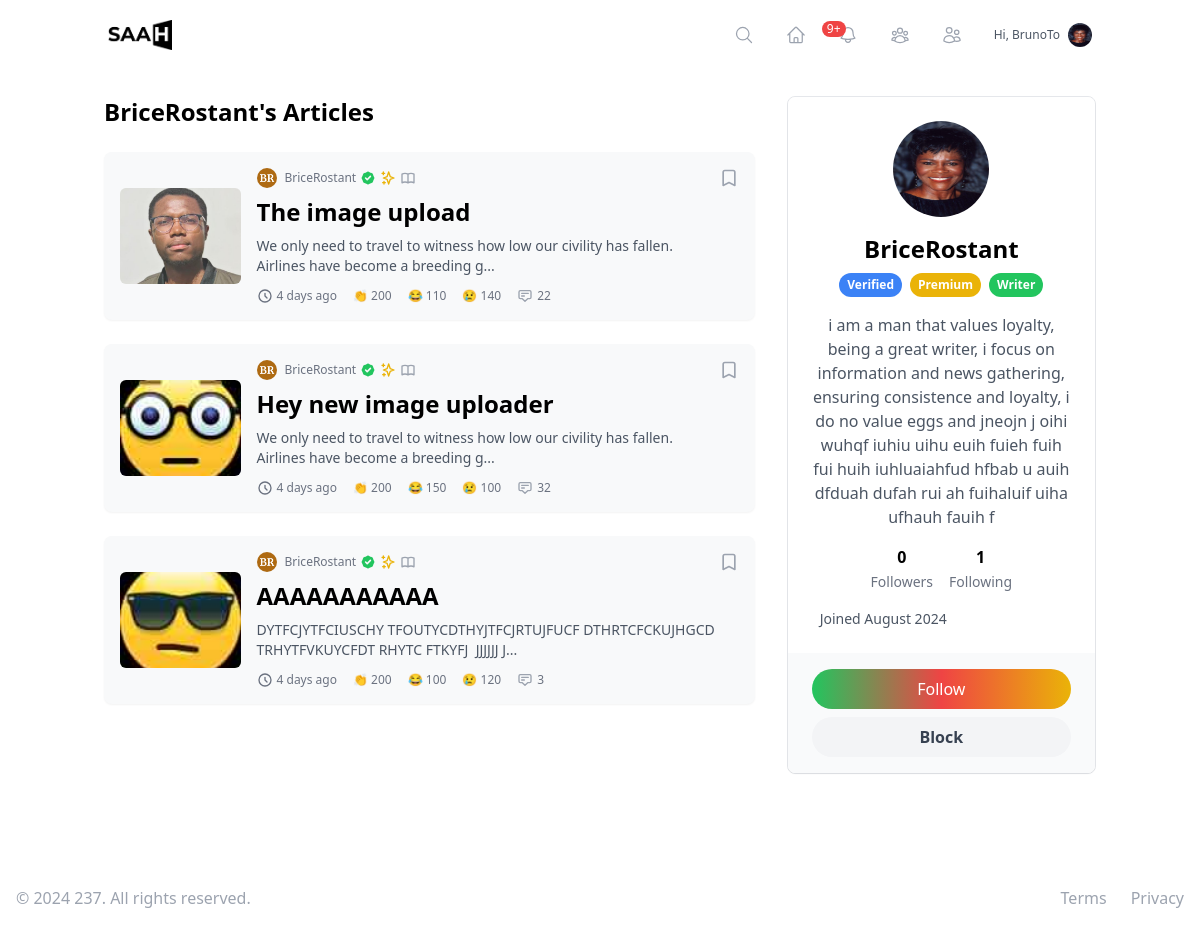
The page /users/profile/BriceRostant/ (signed in) on the database its author committed.
### users/models.py (models this page shows, shortened)
class User(AbstractUser):
    bio = models.TextField(max_length=500, blank=True)
    profile_picture = models.ImageField(upload_to='profile_pics/', blank=True, null=True)
    date_joined = models.DateTimeField(auto_now_add=True)
    location = models.CharField(max_length=100, blank=True)
    website = models.URLField(max_length=200, blank=True)
    onesignal_player_id = models.CharField(max_length=36, blank=True, null=True)
    following = models.ManyToManyField('self', symmetrical=False, related_name='followers')
    blocked_users = models.ManyToManyField('self', symmetrical=False, related_name='blocked_by')
    is_verified = models.BooleanField(default=False)
    is_premium = models.BooleanField(default=False)
    is_manual_writer = models.BooleanField(default=False)
    def get_avatar_url(self):
        return get_or_create_avatar(self)
    @property
    def is_writer(self):
        if self.is_manual_writer:
            return True
    def unread_notifications_count(self):
        return self.notifications.filter(is_read=False).count()

### articles/models.py (models this page shows, shortened)
class Article(models.Model):
    title = models.CharField(max_length=70)
    content = models.TextField()
    image = models.ImageField(upload_to='article_images/', validators=[validate_file_size], null=True, blank=True)
    thumbnail = models.ImageField(upload_to='article_thumbnails/', validators=[validate_file_size], null=True, blank=True)
    author = models.ForeignKey(settings.AUTH_USER_MODEL, on_delete=models.CASCADE)
    created_at = models.DateTimeField(auto_now_add=True)
    updated_at = models.DateTimeField(auto_now=True)
    published_at = models.DateTimeField(null=True, blank=True)
    status = models.CharField(max_length=10, choices=[('draft', 'Draft'), ('published', 'Published')], default='draft')
    language = models.CharField(max_length=2, choices=[('EN', 'English'), ('FR', 'French')])
    tags = TaggableManager()
    bookmarks = models.ManyToManyField(settings.AUTH_USER_MODEL, related_name='bookmarked_articles', blank=True)
    def reaction_count(self, reaction_type):
        return self.reactions.filter(reaction_type=reaction_type).aggregate(total=models.Sum('count'))['total'] or 0
    @property
    def clap_count(self):
        return self.reaction_count('clap')
    @property
    def sad_count(self):
        return self.reaction_count('sad')
    @property
    def laugh_count(self):
        return self.reaction_count('laugh')
    @property
    def comment_count(self):
        return self.comments.count()

### users/views.py (the view)
# urls.py: path('profile/<str:username>/', UserProfileView.as_view(), name='user_profile'),
class UserProfileView(LoginRequiredMixin, DetailView):
    model = User
    template_name = 'users/profile.html'
    context_object_name = 'user_profile'
    def get_object(self, queryset=None):
        return get_object_or_404(User, username=self.kwargs.get('username'))
    def get_context_data(self, **kwargs):
        context = super().get_context_data(**kwargs)
        if self.request.user.is_authenticated:
            context['is_following'] = self.request.user.following.filter(id=self.object.id).exists()
            context['is_blocked'] = self.request.user.blocked_users.filter(id=self.object.id).exists()
        context['articles'] = Article.objects.filter(author=self.object, status='published').order_by('-published_at')[:10]
        context['avatar_url'] = self.request.user.get_avatar_url()
        return context

### templates/users/profile.html (shortened to what this page needs)
{% extends "base.html" %}
{% load static %}
{% load article_tags %}
{% block extra_css %}
<link rel="stylesheet" href="{% static 'css/profile.css' %}">
{% endblock %}
{% block content %}
<div class="container mx-auto px-4 py-12">
    <div class="flex flex-wrap -mx-4">
        <div class="w-full lg:w-2/3 px-4">
            <h2 class="text-2xl font-bold mb-6">{{ user_profile.username }}'s Articles</h2>
            <div class="space-y-6">
                    {% include "articles/article_row.html" with article=article %}
            </div>
        </div>
        <div class="w-full lg:w-1/3 px-4">
            <div class="sidebar sticky top-20">
                <div class="bg-white shadow-sm rounded-lg overflow-hidden">
                    <div class="p-6">
                        <div class="flex items-center justify-center mb-4">
                            <img src="{{ avatar_url }}" alt="{{ user_profile.username }}'s avatar" class="w-24 h-24 rounded-full">
                        </div>
                        <h1 class="text-2xl font-bold text-center mb-2">{{ user_profile.username }}</h1>
                        <div class="flex justify-center space-x-2 mb-4">
                            {% if user_profile.is_verified %}
                                <span class="badge bg-blue-500 text-white px-2 py-1 text-xs rounded-full">Verified</span>
                            {% endif %}
                            {% if user_profile.is_premium %}
                                <span class="badge bg-yellow-500 text-white px-2 py-1 text-xs rounded-full">Premium</span>
                            {% endif %}
                            {% if user_profile.is_writer %}
                                <span class="badge bg-green-500 text-white px-2 py-1 text-xs rounded-full">Writer</span>
                            {% endif %}
                        </div>
                        <p class="text-gray-600 text-center mb-4">{{ user_profile.bio }}</p>
                        <div class="flex justify-center space-x-4 mb-4">
                            <div class="text-center">
                                <span class="block font-bold follower-count">{{ user_profile.followers.count }}</span>
                                <span class="text-sm text-gray-500">Followers</span>
                            </div>
                            <div class="text-center">
                                <span class="block font-bold">{{ user_profile.following.count }}</span>
                                <span class="text-sm text-gray-500">Following</span>
                            </div>
                        </div>
                        <div class="space-y-2 text-sm text-gray-600">
                            <p>Joined {{ user_profile.date_joined|date:"F Y" }}</p>
                        </div>
                    </div>
                    <div class="px-6 py-4 bg-gray-50">
                        {% if user == user_profile %}
                            <a href="{% url 'user_profile_edit' %}" class="btn-primary block text-center mb-2">Edit Profile</a>
                            {% if not user.is_premium %}
                                <a href="{% url 'toggle_premium' %}" class="btn-secondary block text-center mb-2">Become Premium</a>
                            {% else %}
                                <a href="{% url 'toggle_premium' %}" class="btn-secondary block text-center mb-2">Cancel Premium</a>
                            {% endif %}
                            <a href="#" id='signOutBtn' class=" block text-center text-gray-300 bg-gray-100">Logout</a>
                        {% elif user.is_authenticated %}
                            <button id="followBtn" data-username="{{ user_profile.username }}" class="follow-btn py-2 bg-gradient-to-r from-green-500 via-red-500 to-yellow-500 hover:from-green-600 hover:via-red-600 hover:to-yellow-600 text-white rounded-full block w-full mb-2">
                                {% if is_following %}Unfollow{% else %}Follow{% endif %}
                            </button>
                            <button id="blockBtn" data-username="{{ user_profile.username }}" class="block-btn rounded-full btn-secondary block w-full">
                                {% if is_blocked %}Unblock{% else %}Block{% endif %}
                            </button>
                        {% endif %}
                    </div>
                </div>
            </div>
        </div>
    </div>
</div>
{% endblock %}

### templates/base.html (shortened to what this page needs)
<!DOCTYPE html>
{% load static %}
<html lang="en">
<head>
    <script src="https://cdn.tailwindcss.com"></script>
    {% block extra_css %}{% endblock %}
</head>
<body class=" min-h-screen flex flex-col">
    <header class="navbar fixed top-0 left-0 w-full z-30">
        <nav class="container mx-auto flex justify-between items-center p-5">
            <div class="">
                <a href="{% url 'article_list' %}" class="">
                    <img src="{% static 'logo.png' %}" alt="SAAH" class="inline-block" style="max-height: 30px;" />
                </a>
            </div>
            {% if user.is_authenticated %}
                <div class="hidden md:flex items-center space-x-8">
                    <a href="{% url 'search' %}" class="text-gray-400 hover:text-gray-600 group relative" title="Search">
                        <svg class="w-5 h-5" fill="none" stroke="currentColor" viewBox="0 0 24 24" xmlns="http://www.w3.org/2000/svg" stroke-width="1.5">
                            <path stroke-linecap="round" stroke-linejoin="round" d="M21 21l-5.197-5.197m0 0A7.5 7.5 0 105.196 5.196a7.5 7.5 0 0010.607 10.607z" />
                        </svg>
                    </a>
                    <a href="{% url 'article_list' %}" class="text-gray-400 hover:text-gray-600 group relative" title="Home">
                    </a>
                    <a href="{% url 'notification_list' %}" class="text-gray-400 hover:text-gray-600 relative group" title="Notifications">
                        {% if user.unread_notifications_count > 0 and user.unread_notifications_count < 10 %}
                        <span class="absolute -top-1 -right-1 bg-red-500 text-white text-xs rounded-full h-3 w-3 flex items-center justify-center mx-4 py-2 px-2">
                            {{ user.unread_notifications_count }}
                        </span>
                        {% elif user.unread_notifications_count > 0 and user.unread_notifications_count >= 10 %}
                        <span class="absolute -top-1 -right-1 bg-red-500 text-white text-xs rounded-full h-3 w-3 flex items-center justify-center mx-4 py-2 px-3">
                            9+
                        </span>
                        {% endif %}
                    </a>
                    <a href="{% url 'following_list' %}" class="text-gray-400 hover:text-gray-600 group relative" title="Connections">
                    </a>
                    <a href="{% url 'followers_list' %}" class="text-gray-400 hover:text-gray-600 group relative" title="Followers">
                    </a>
                    <a href="{% url 'user_profile' user.username %}" class="flex items-center space-x-2 text-gray-600 hover:text-gray-800 group relative">
                        <span class="text-xs">Hi, {{ user.username }}</span>
                        <img src="{{ user.get_avatar_url }}" alt="{{ user.username }}" class="w-6 h-6 rounded-full">
                    </a>
                </div>
            {% endif %}
        </nav>
    </header>
    <main class="my-12">
        {% block content %}
        {% endblock %}
    </main>
    <footer class="footer bottom-0 left-0 w-full hero-foot  text-xs md:text-base z-30">
        <div class="max-w-7xl mx-auto py-2 md:py-4 px-2 md:px-4 flex flex-col md:flex-row items-center justify-between">
            <div class="flex justify-center space-x-4 md:space-x-6 order-2 md:order-2">
                <a href="#" class="text-gray-400 hover:text-gray-500">
                    Terms
                </a>
                <a href="#" class="text-gray-400 hover:text-gray-500">
                    Privacy
                </a>
            </div>
            <div class="mt-2 md:mt-0 order-1 md:order-1">
                <p class="text-center text-gray-400">&copy; 2024 237. All rights reserved.</p>
            </div>
        </div>
    </footer>
</body>
</html>

### templates/articles/article_row.html (shortened to what this page needs)
{% load custom_filters %}
{% for article in articles %}
<div class="bg-[#f8f9fa] shadow-sm rounded-lg overflow-hidden mb-6 transition-shadow duration-300 hover:shadow-md">
    <div class="flex flex-col sm:flex-row p-4">
        <div class="w-full sm:w-1/5 sm:min-w-[100px] mb-4 sm:mb-0 sm:mr-4 flex items-center justify-center">
            <img src="{{ article.thumbnail.url }}" alt="{{ article.title }}" class="w-full h-40 sm:h-24 object-cover rounded-md lazy">
        </div>
        <div class="w-full sm:w-4/5 flex flex-col justify-between">
            <div>
                <div class="flex items-center justify-between mb-2 flex-wrap">
                    <div class="flex items-center mb-2 sm:mb-0">
                        <img src="{{ article.author.profile_picture.url }}" alt="{{ article.author.username }}" class="w-5 h-5 rounded-full mr-2">
                        <span class="text-xs text-gray-500 font-light">{{ article.author.username }}</span>
                    </div>
                    <button class="bookmark-btn text-gray-400 hover:text-green-600 transition-colors duration-200"
                            data-article-id="{{ article.id }}"
                            title="{% if article.is_bookmarked %}Remove Bookmark{% else %}Bookmark{% endif %}">
                        <svg xmlns="http://www.w3.org/2000/svg" class="h-5 w-5" fill="{% if article.is_bookmarked %}currentColor{% else %}none{% endif %}" viewBox="0 0 24 24" stroke="currentColor">
                            <path stroke-linecap="round" stroke-linejoin="round" stroke-width="2" d="M5 5a2 2 0 012-2h10a2 2 0 012 2v16l-7-3.5L5 21V5z" />
                        </svg>
                    </button>
                </div>
                <a href="{% url 'article_detail' article.pk %}" class="block">
                    <h3 class="font-bold text-xl sm:text-2xl mb-2 hover:text-indigo-600 transition-colors duration-200">
                        {{ article.title }}
                    </h3>
                    <p class="text-gray-600 text-sm mb-3 pr-4">
                        {{ article.content|get_first_paragraph }}
                    </p>
                </a>
            </div>
            <div class="flex items-center text-xs text-gray-500 flex-wrap">
                <span title="{{ article.created_at|date:'F j, Y, g:i a' }}" class="flex items-center mr-4 mb-2 sm:mb-0">
                    <svg xmlns="http://www.w3.org/2000/svg" class="h-4 w-4 mr-1" fill="none" viewBox="0 0 24 24" stroke="currentColor">
                        <path stroke-linecap="round" stroke-linejoin="round" stroke-width="2" d="M12 8v4l3 3m6-3a9 9 0 11-18 0 9 9 0 0118 0z" />
                    </svg>
                    {{ article.created_at|simple_timesince }}
                </span>
                <div class="flex items-center space-x-4 mb-2 sm:mb-0">
                    <span class="flex items-center" title="Claps">
                        👏 {{ article.clap_count }}
                    </span>
                    <span class="flex items-center" title="Laughs">
                        😂 {{ article.laugh_count }}
                    </span>
                    <span class="flex items-center" title="Sad reactions">
                        😢 {{ article.sad_count }}
                    </span>
                </div>
                <span class="flex items-center ml-4" title="Comments">
                    <svg class="h-4 w-4 mr-1 text-gray-400" fill="none" stroke="currentColor" viewBox="0 0 24 24" xmlns="http://www.w3.org/2000/svg">
                        <path stroke-linecap="round" stroke-linejoin="round" stroke-width="2" d="M7 8h10M7 12h4m1 8l-4-4H5a2 2 0 01-2-2V6a2 2 0 012-2h14a2 2 0 012 2v8a2 2 0 01-2 2h-3l-4 4z"></path>
                    </svg>
                    {{ article.comment_count }}
                </span>
            </div>
        </div>
    </div>
</div>
{% empty %}
<p class="text-gray-500 italic text-center py-8">No articles available in this category.</p>
{% endfor %}

### rows shown on the page
User: username "BrunoTo", get_avatar_url (picture)
User: username "BriceRostant", bio "i am a man that values loyalty, being a great writer, i focus on information and news gathering, ensuring consistence and loyalty, i do no value eggs and jneojn j oihi wuhqf iuhiu uihu euih fuieh fuih fui huih iuhluaiahfud hfbab u auih dfduah dufah rui ah fuihaluif uiha ufhauh fauih f", followers.count "0", following.count "1", date_joined "August 2024"
Article: thumbnail (picture), author.profile_picture (picture), author.username "BriceRostant", title "The image upload", content|get_first_paragraph "We only need to travel to witness how low our civility has fallen. Airlines have become a breeding g...", created_at|simple_timesince "4 days ago", clap_count "200", laugh_count "110", sad_count "140", comment_count "22"
Article: thumbnail (picture), author.profile_picture (picture), author.username "BriceRostant", title "Hey new image uploader", content|get_first_paragraph "We only need to travel to witness how low our civility has fallen. Airlines have become a breeding g...", created_at|simple_timesince "4 days ago", clap_count "200", laugh_count "150", sad_count "100", comment_count "32"
Article: thumbnail (picture), author.profile_picture (picture), author.username "BriceRostant", title "AAAAAAAAAAA", content|get_first_paragraph "DYTFCJYTFCIUSCHY TFOUTYCDTHYJTFCJRTUJFUCF DTHRTCFCKUJHGCD TRHYTFVKUYCFDT RHYTC FTKYFJ JJJJJJ J...", created_at|simple_timesince "4 days ago", clap_count "200", laugh_count "100", sad_count "120", comment_count "3"
